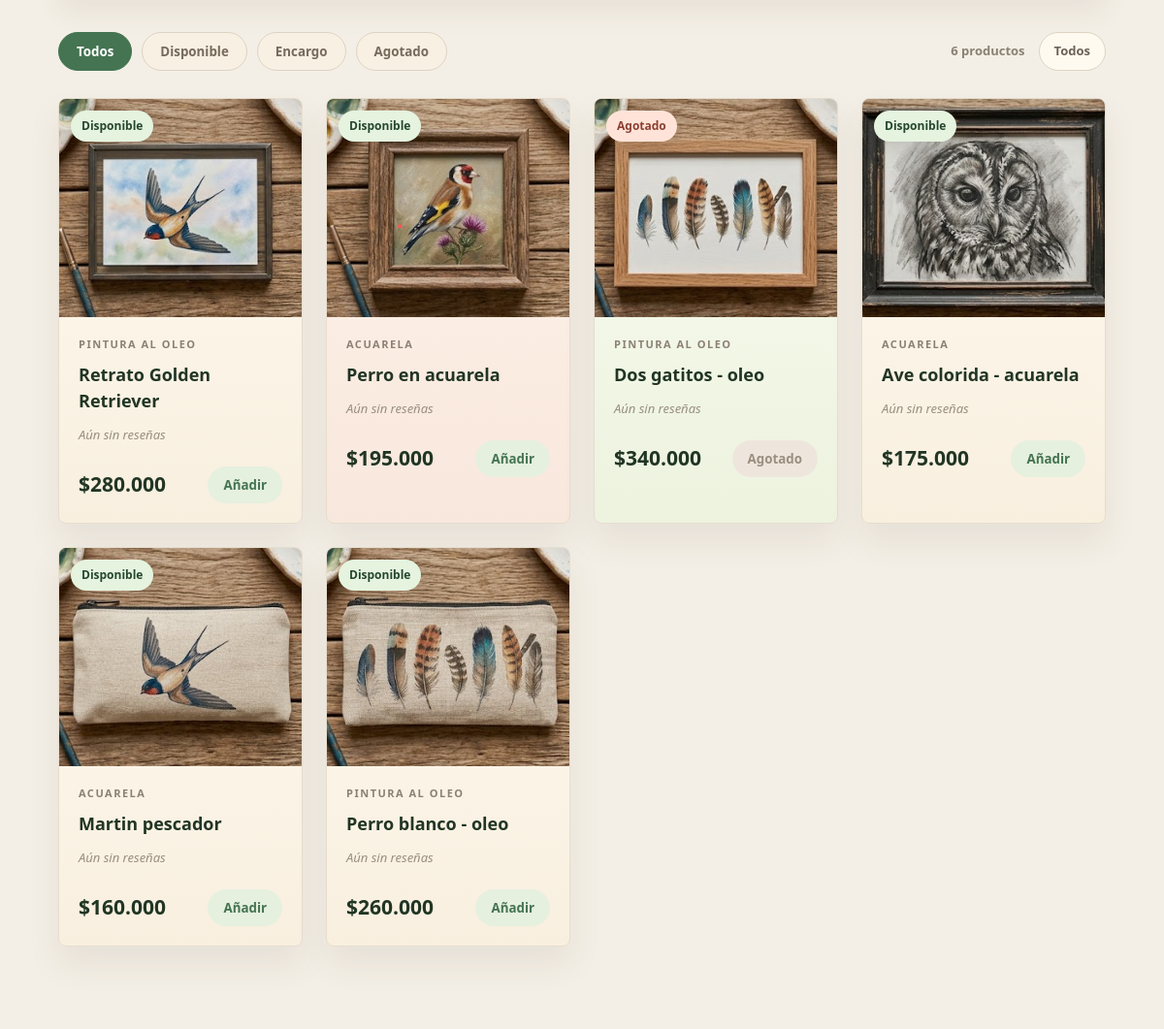
Page /pinturas.php (middle part) on the earlier database version.
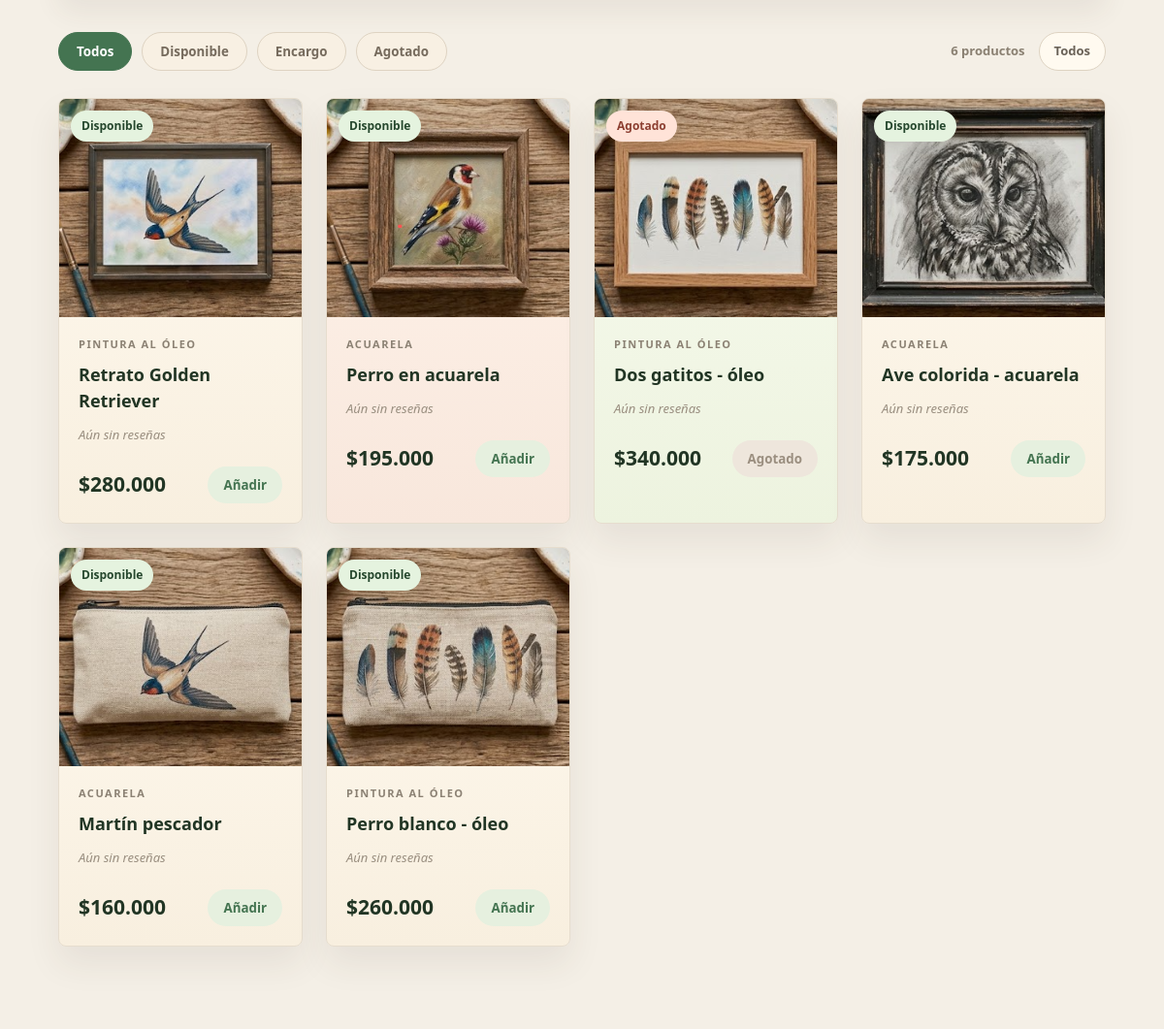
Same page on the later database version.
### tables this page shows
CREATE TABLE IF NOT EXISTS productos (
  id INT AUTO_INCREMENT PRIMARY KEY,
  nombre VARCHAR(120) NOT NULL,
  categoria ENUM('pinturas','retratos','camisetas') NOT NULL,
  tipo VARCHAR(80) NOT NULL,
  descripcion TEXT NULL,
  precio DECIMAL(10,2) NOT NULL DEFAULT 0,
  imagen VARCHAR(255) NOT NULL,
  estado ENUM('disponible','encargo','agotado') NOT NULL DEFAULT 'disponible',
  rating DECIMAL(2,1) NOT NULL DEFAULT 4.8,
  destacado TINYINT(1) NOT NULL DEFAULT 0,
  activo TINYINT(1) NOT NULL DEFAULT 1,
  orden INT NOT NULL DEFAULT 0,
  fecha_creacion TIMESTAMP DEFAULT CURRENT_TIMESTAMP,
  UNIQUE KEY uq_producto_nombre (nombre)
);

### include/funciones.php (called while the page is built, shortened)
<?php
function entradaTexto(mixed $valor): string {
    return is_scalar($valor) ? trim((string) $valor) : '';
}
function incluirTemplates(string $nombre, array $datos = []): void {
    extract($datos);
    include __DIR__ . "/templates/$nombre.php";
}

### include/resenas.php (called while the page is built, shortened)
<?php
function obtenerValoracionesProductos(): array
{
    static $valoraciones = null;
    if ($valoraciones !== null) {
        return $valoraciones;
    }
    $valoraciones = [];
    try {
        $db = conectarDB();
        $stmt = $db->prepare('SELECT r.estrellas, p.productos FROM resenas r INNER JOIN pedidos p ON p.id = r.pedido_id');
        $stmt->execute();
        $resultado = $stmt->get_result();
        $sumas = [];
    } catch (Throwable $error) {
    }
    return $valoraciones;
}

### include/productos.php (the view, shortened to what this page needs)
<?php
require_once __DIR__ . '/resenas.php';
function obtenerProductos(?string $categoria = null, bool $soloActivos = true, ?string $estado = null): array
{
    try {
        $db = conectarDB();
        $condiciones = [];
        $tipos = '';
        $valores = [];
        if ($soloActivos) {
            $condiciones[] = 'activo = 1';
        }
        if ($categoria !== null) {
            $condiciones[] = 'categoria = ?';
            $tipos .= 's';
            $valores[] = $categoria;
        }
        $sql = 'SELECT * FROM productos';
        if ($condiciones) {
            $sql .= ' WHERE ' . implode(' AND ', $condiciones);
        }
        $sql .= ' ORDER BY orden ASC, id ASC';
        $stmt = $db->prepare($sql);
        if ($valores) {
            $stmt->bind_param($tipos, ...$valores);
        }
        $stmt->execute();
        return $stmt->get_result()->fetch_all(MYSQLI_ASSOC);
    } catch (Throwable $error) {
        return productosBase($categoria, $soloActivos, $estado);
    }
}
function etiquetaEstadoProducto(array $producto): string
{
    return match ($producto['estado']) {
        'encargo' => 'Por encargo',
        'agotado' => 'Agotado',
        default => 'Disponible',
    };
}
function claseEstadoProducto(array $producto): string
{
    return match ($producto['estado']) {
        'disponible' => 'available',
        default => 'custom',
    };
}
function renderizarTarjetaProducto(array $producto, bool $enlaceCategoria = false): void
{
    $nombre = htmlspecialchars($producto['nombre']);
    $tipo = htmlspecialchars($producto['tipo']);
    $imagen = htmlspecialchars($producto['imagen']);
    $estado = htmlspecialchars(etiquetaEstadoProducto($producto));
    $claseEstado = htmlspecialchars(claseEstadoProducto($producto));
    $valoracion = obtenerValoracionesProductos()[(int) $producto['id']] ?? null;
    $precio = '$' . number_format((float) $producto['precio'], 0, ',', '.');
    $prefijoPrecio = $producto['estado'] === 'encargo' ? '<small>Desde</small>' : '';
    $deshabilitado = $producto['estado'] === 'agotado' ? ' disabled' : '';
    $textoBoton = $producto['estado'] === 'agotado' ? 'Agotado' : ($producto['estado'] === 'encargo' ? 'Encargar' : 'Añadir');
    $urlCategoria = BASE_URL . $producto['categoria'] . '.php';
    ?>
    <article class="product-card">
        <div class="product-image">
            <span class="badge <?= $claseEstado ?>"><?= $estado ?></span>
            <img src="<?= BASE_URL . $imagen ?>" alt="<?= $nombre ?>">
        </div>
        <div class="product-body">
            <span><?= $tipo ?></span>
            <h3><?= $nombre ?></h3>
            <?php if ($valoracion): ?>
                <?php $promedio = number_format($valoracion['promedio'], 1, ',', ''); ?>
                <p class="rating" aria-label="Valoración <?= $promedio ?> de 5, <?= $valoracion['total'] ?> <?= $valoracion['total'] === 1 ? 'reseña' : 'reseñas' ?>"><span aria-hidden="true"><?= estrellasTexto($valoracion['promedio']) ?></span> <?= $promedio ?> <small>(<?= $valoracion['total'] ?>)</small></p>
            <?php else: ?>
                <p class="rating rating-empty">Aún sin reseñas</p>
            <?php endif; ?>
            <div class="product-footer">
                <strong class="product-price"><?= $prefijoPrecio ?><?= $precio ?></strong>
                <?php if ($enlaceCategoria): ?>
                    <a href="<?= $urlCategoria ?>">Ver más</a>
                <?php else: ?>
                    <button class="add-to-cart" data-id="<?= (int) $producto['id'] ?>" data-product="<?= $nombre ?>" data-category="<?= $tipo ?>" data-price="<?= (float) $producto['precio'] ?>" data-image="<?= $imagen ?>"<?= $deshabilitado ?>><?= $textoBoton ?></button>
                <?php endif; ?>
            </div>
        </div>
    </article>
    <?php
}

### include/templates/header.php (shortened to what this page needs)
<!doctype html>
<html lang="es">
<head>
<?php
$hojasEstilo = [
    'base/global.css',
    'layout/header.css',
    'layout/footer.css',
    'componentes/ui.css',
    'paginas/index.css',
    'paginas/contacto.css',
    'paginas/admin.css',
    'paginas/crear.css',
    'paginas/menu.css',
    'paginas/login.css',
    'paginas/tienda.css',
];
foreach ($hojasEstilo as $hoja): ?>
<link rel="stylesheet" href="<?= BASE_URL ?>assets/css/<?= $hoja ?>?v=<?= filemtime(__DIR__ . '/../../assets/css/' . $hoja) ?>">
<?php endforeach; ?>
</head>
<body>

### pinturas.php (shortened to what this page needs)
<?php
require 'include/funciones.php';
require 'include/productos.php';
$estadoFiltro = entradaTexto($_GET['estado'] ?? '');
$estadosValidos = ['disponible', 'encargo', 'agotado'];
if (!in_array($estadoFiltro, $estadosValidos, true)) $estadoFiltro = '';
$productos = obtenerProductos('pinturas', true, $estadoFiltro ?: null);
incluirTemplates('header');
?>
<main class="category-page category-paintings">
    <section class="category-store">
        <div class="container">
            <div class="store-toolbar">
                <form class="filter-list" method="GET" aria-label="Filtrar pinturas por disponibilidad">
                    <button class="filter <?= $estadoFiltro === '' ? 'active' : '' ?>" type="submit" name="estado" value="">Todos</button>
                    <button class="filter <?= $estadoFiltro === 'disponible' ? 'active' : '' ?>" type="submit" name="estado" value="disponible">Disponible</button>
                    <button class="filter <?= $estadoFiltro === 'encargo' ? 'active' : '' ?>" type="submit" name="estado" value="encargo">Encargo</button>
                    <button class="filter <?= $estadoFiltro === 'agotado' ? 'active' : '' ?>" type="submit" name="estado" value="agotado">Agotado</button>
                </form>
                <div class="store-count">
                    <span><?= count($productos) ?> productos</span>
                    <strong><?= $estadoFiltro ? ucfirst($estadoFiltro) : 'Todos' ?></strong>
                </div>
            </div>
            <?php if ($productos): ?>
                <div class="product-grid category-products">
                    <?php foreach ($productos as $producto): ?>
                        <?php renderizarTarjetaProducto($producto); ?>
                    <?php endforeach; ?>
                </div>
            <?php else: ?>
                <div class="search-empty">No hay pinturas con este filtro por ahora. Prueba con otra disponibilidad.</div>
            <?php endif; ?>
        </div>
    </section>
</main>
<?php include 'include/templates/footer.php'; ?>

### include/templates/footer.php (shortened to what this page needs)
</body>
</html>

### assets/css/base/global.css (style rules this page uses)
html, body { background-color:#050505; background-image: linear-gradient(rgba(255,255,255,.035) 1px, transparent 1px), linear-gradient(90deg, rgba(255,255,255,.035) 1px, transparent 1px), url('../../imagenes/137042075-grid-square-graph-line-full-page-on-black-paper-background-paper-grid-square-graph-line-texture-of.jpg'); background-size:32px 32px; background-attachment:fixed; }
body { color:#fff; line-height:1.5; }
body::before { content:""; position:fixed; inset:0; pointer-events:none; background:radial-gradient(circle at top, rgba(0,208,132,.05), transparent 35%); z-index:-1; }
img { width:100%; display:block; transition:.5s; }
section { padding:110px 0; }
.container { width:90%; max-width:1200px; margin:auto; }

### assets/css/paginas/index.css (style rules this page uses)
.category-grid, .product-grid { display:grid; grid-template-columns:repeat(3, minmax(0, 1fr)); gap:32px; }
.category-card, .product-card { overflow:hidden; border-radius:8px; background:linear-gradient(180deg, #fffaf0 0%, #f8efdf 100%); border:1px solid #e6ddce; box-shadow:0 18px 35px rgba(67,55,39,.08); position:relative; transition:transform .28s ease, box-shadow .28s ease, border-color .28s ease; scroll-margin-top:120px; }
.category-card::after, .product-card::after { content:""; position:absolute; inset:0; border:1px solid rgba(217,95,69,0); border-radius:8px; pointer-events:none; transition:border-color .28s ease; }
.category-body h3, .product-body h3, .steps-grid h3 { color:#213524; margin:0 0 12px; }
.product-image { position:relative; overflow:hidden; }
.product-image img { height:235px; object-fit:cover; transition:transform .55s ease, filter .55s ease; }
.product-card:nth-child(2) { background:linear-gradient(180deg, #fff4eb 0%, #f8e7dc 100%); }
.product-card:nth-child(3) { background:linear-gradient(180deg, #f8fbef 0%, #edf3df 100%); }
.badge { position:absolute; z-index:2; top:12px; left:12px; padding:7px 11px; border-radius:999px; color:#25472d; background:#e5f3df; font-size:12px; font-weight:900; box-shadow:0 8px 18px rgba(47,42,33,.12); }
.badge.custom { color:#8c3f31; background:#ffe3d8; }
.product-body { padding:24px; }
.product-body > span { display:block; color:#8b8173; font-size:11px; font-weight:900; letter-spacing:1.5px; margin-bottom:10px; text-transform:uppercase; }
.rating { color:#d99b35; margin:0 0 22px; }
.product-footer { display:flex; align-items:center; justify-content:space-between; gap:18px; }
.product-footer strong { color:#213524; }
.category-page { min-height:100vh; background:#f4efe6; color:#213524; overflow:hidden; }
.category-store { padding:44px 0 88px; background:#f4efe6; }
.store-toolbar { display:flex; align-items:center; justify-content:space-between; gap:24px; margin-bottom:28px; }
.filter-list { display:flex; flex-wrap:wrap; gap:10px; }
.filter { border:1px solid #ded3c2; border-radius:999px; background:#f8f0e3; color:#766b5d; padding:10px 18px; font-weight:900; cursor:pointer; }
.filter.active, .filter.active:hover { background:#447451; border-color:#447451; color:#fff; }
.store-count { display:flex; align-items:center; gap:14px; color:#8a8072; font-size:13px; font-weight:800; }
.store-count strong { display:inline-flex; padding:9px 15px; border:1px solid #ded3c2; border-radius:999px; background:#fffaf0; color:#6a6258; }
.category-products { grid-template-columns:repeat(4, minmax(0, 1fr)); gap:24px; }
.category-products .product-image img { height:225px; }
.category-products .product-body { padding:20px; }
.category-products .product-body h3 { font-size:18px; }
.category-products .product-footer strong { font-size:21px; }
.rating-empty { color:#9a8f80; font-size:13px; font-style:italic; }

### assets/css/paginas/tienda.css (style rules this page uses)
.search-card .product-footer button,.add-to-cart { border:0;background:#e6f0df;color:#447451;padding:10px 16px;border-radius:999px;font-weight:900;cursor:pointer;transition:background .2s ease }
.add-to-cart:disabled { cursor:not-allowed;background:#eee6dc;color:#9b8f80 }

Differences in the rows shown:
changed productos "Retrato Golden Retriever": tipo "PINTURA AL OLEO" → "PINTURA AL ÓLEO"
changed productos "Agotado": tipo "PINTURA AL OLEO" → "PINTURA AL ÓLEO"; nombre "Dos gatitos - oleo" → "Dos gatitos - óleo"
changed productos: nombre "Martin pescador" → "Martín pescador"
changed productos: tipo "PINTURA AL OLEO" → "PINTURA AL ÓLEO"; nombre "Perro blanco - oleo" → "Perro blanco - óleo"
